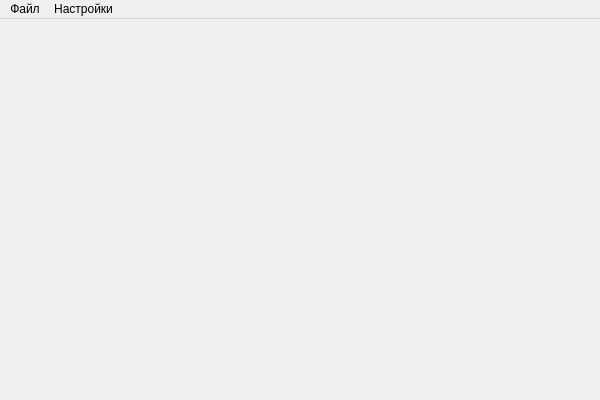
<?xml version="1.0" encoding="UTF-8"?>
<ui version="4.0">
 <class>WeatherMonitorClass</class>
 <widget class="QMainWindow" name="WeatherMonitorClass">
  <property name="geometry">
   <rect>
    <x>0</x>
    <y>0</y>
    <width>600</width>
    <height>400</height>
   </rect>
  </property>
  <property name="windowTitle">
   <string>Монитор погоды</string>
  </property>
  <widget class="QWidget" name="centralWidget"/>
  <widget class="QMenuBar" name="menuBar">
   <property name="geometry">
    <rect>
     <x>0</x>
     <y>0</y>
     <width>600</width>
     <height>21</height>
    </rect>
   </property>
   <widget class="QMenu" name="menuFile">
    <property name="title">
     <string>Файл</string>
    </property>
    <addaction name="menuFileExit"/>
   </widget>
   <widget class="QMenu" name="menuSettings">
    <property name="title">
     <string>Настройки</string>
    </property>
    <addaction name="menuSettingCommon"/>
    <addaction name="menuSettingsCities"/>
   </widget>
   <addaction name="menuFile"/>
   <addaction name="menuSettings"/>
  </widget>
  <action name="menuFileExit">
   <property name="text">
    <string>Выход</string>
   </property>
  </action>
  <action name="menuSettingCommon">
   <property name="text">
    <string>Общие</string>
   </property>
  </action>
  <action name="menuSettingsCities">
   <property name="text">
    <string>Города</string>
   </property>
  </action>
 </widget>
 <layoutdefault spacing="6" margin="11"/>
 <resources>
  <include location="WeatherMonitor.qrc"/>
 </resources>
 <connections>
  <connection>
   <sender>menuFileExit</sender>
   <signal>triggered()</signal>
   <receiver>WeatherMonitorClass</receiver>
   <slot>close()</slot>
   <hints>
    <hint type="sourcelabel">
     <x>-1</x>
     <y>-1</y>
    </hint>
    <hint type="destinationlabel">
     <x>299</x>
     <y>199</y>
    </hint>
   </hints>
  </connection>
  <connection>
   <sender>menuSettingCommon</sender>
   <signal>triggered()</signal>
   <receiver>WeatherMonitorClass</receiver>
   <slot>onOpenSettingsCommon()</slot>
   <hints>
    <hint type="sourcelabel">
     <x>-1</x>
     <y>-1</y>
    </hint>
    <hint type="destinationlabel">
     <x>299</x>
     <y>199</y>
    </hint>
   </hints>
  </connection>
  <connection>
   <sender>menuSettingsCities</sender>
   <signal>triggered()</signal>
   <receiver>WeatherMonitorClass</receiver>
   <slot>onOpenSettingsCities()</slot>
   <hints>
    <hint type="sourcelabel">
     <x>-1</x>
     <y>-1</y>
    </hint>
    <hint type="destinationlabel">
     <x>299</x>
     <y>199</y>
    </hint>
   </hints>
  </connection>
 </connections>
 <slots>
  <slot>onOpenSettingsCommon()</slot>
  <slot>onOpenSettingsCities()</slot>
 </slots>
</ui>
